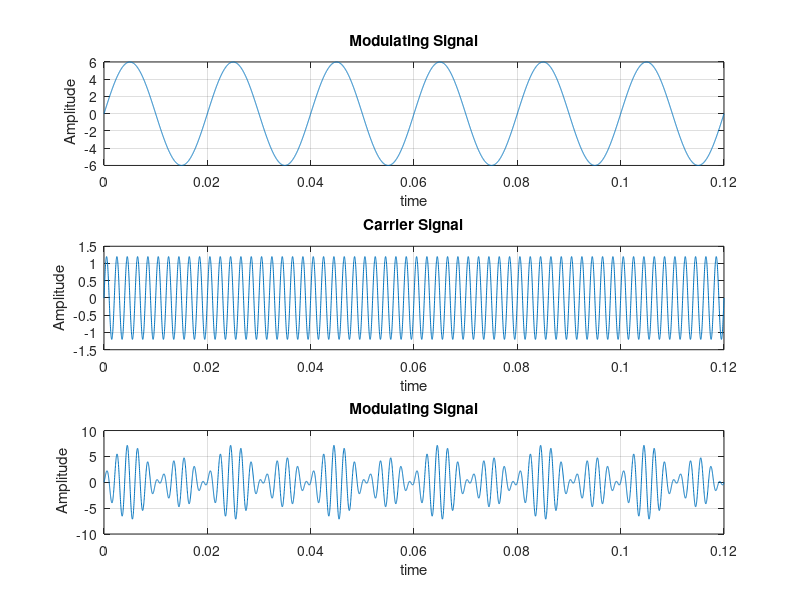

This figure's MATLAB source:
m=input('Enter Modulating index');
Am=6;
Ac=Am/m;
Fm=50;
Tm=1/Fm;
t=0:Tm/1000:6*Tm;
Ym=Am*sin(2*pi*Fm*t);
figure(1)
subplot(3,1,1); 
plot(t,Ym), grid on;
title ( 'Modulating Signal');
xlabel ('time');
ylabel (' Amplitude');
Fc=500;
Tc=1/Fc;
Yc=Ac*sin(2*pi*Fc*t);
subplot(3,1,2);
plot(t,Yc), grid on;
title ('Carrier Signal');
xlabel ('time');
ylabel ('Amplitude');
y=Ac*(1+m*sin(2*pi*Fm*t)).*sin(2*pi*Fc*t);
subplot(3,1,3); 
plot(t,y), grid on;
title ( 'Modulating Signal');
xlabel ('time');
ylabel (' Amplitude');
